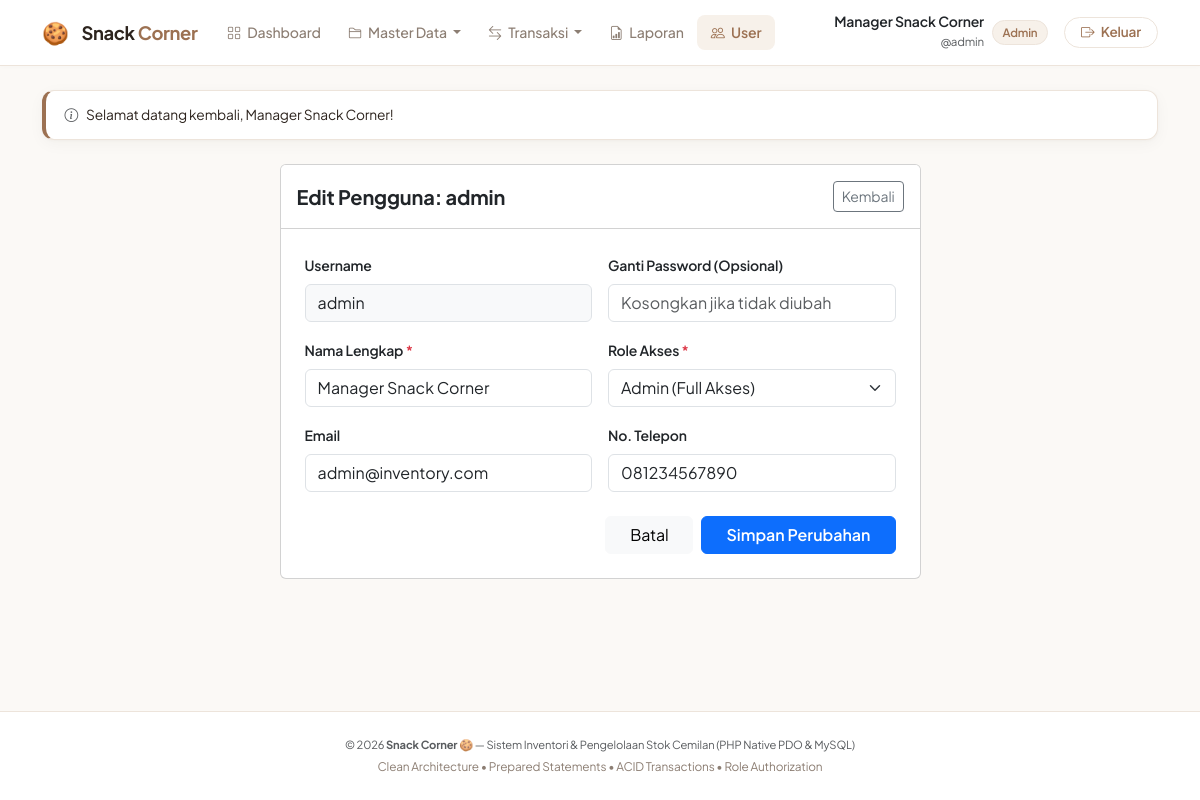
The page /public/users/edit.php?id=1 (signed in) on the database its author committed.
### tables this page shows
CREATE TABLE user_profiles (
    id INT AUTO_INCREMENT PRIMARY KEY,
    user_id INT NOT NULL UNIQUE,
    full_name VARCHAR(100) NOT NULL,
    email VARCHAR(100) NULL,
    phone VARCHAR(20) NULL,
    created_at TIMESTAMP DEFAULT CURRENT_TIMESTAMP,
    FOREIGN KEY (user_id) REFERENCES users(id) ON UPDATE CASCADE ON DELETE CASCADE
);

CREATE TABLE users (
    id INT AUTO_INCREMENT PRIMARY KEY,
    username VARCHAR(50) NOT NULL UNIQUE,
    password_hash VARCHAR(255) NOT NULL,
    role ENUM('admin', 'staff') NOT NULL DEFAULT 'staff',
    created_at TIMESTAMP DEFAULT CURRENT_TIMESTAMP
);

### helpers/auth.php (called while the page is built, shortened)
<?php
function url(string $path = ''): string
{
    $path = ltrim($path, '/');
    return BASE_URL . ($path ? '/' . $path : '');
}
function is_logged_in(): bool
{
    return isset($_SESSION['user']) && !empty($_SESSION['user']['id']);
}
function current_user(): ?array
{
    return $_SESSION['user'] ?? null;
}
function has_role($roles): bool
{
    $currentRole = $_SESSION['user']['role'] ?? '';
    return $currentRole === $roles;
}
function get_flash(): ?array
{
    if (isset($_SESSION['flash'])) {
        $flash = $_SESSION['flash'];
        return $flash;
    }
    return null;
}

### helpers/escape.php (called while the page is built, shortened)
<?php
function e($value): string
{
    return htmlspecialchars((string) $value, ENT_QUOTES, 'UTF-8');
}

### helpers/validation.php (called while the page is built, shortened)
<?php
function validate_int($value, ?int $min = null, ?int $max = null)
{
    $options = [];
    if ($min !== null) $options['min_range'] = $min;
    $filterOptions = !empty($options) ? ['options' => $options] : 0;
    return filter_var($value, FILTER_VALIDATE_INT, $filterOptions);
}

### public/users/edit.php (the view, shortened to what this page needs)
<?php
require_once __DIR__ . '/../../config/database.php';
require_once __DIR__ . '/../../helpers/escape.php';
require_once __DIR__ . '/../../helpers/auth.php';
require_once __DIR__ . '/../../helpers/validation.php';
$activeNav = 'users';
$id = validate_int($_GET['id'] ?? null, 1);
$stmt = $pdo->prepare('
    SELECT u.id, u.username, u.role, p.full_name, p.email, p.phone
    FROM users u
    LEFT JOIN user_profiles p ON p.user_id = u.id
    WHERE u.id = :id
');
$stmt->execute(['id' => $id]);
$user = $stmt->fetch();
$role = $user['role'];
$fullName = $user['full_name'];
$email = $user['email'];
$phone = $user['phone'];
include __DIR__ . '/../../views/header.php';
?>
<div class="row justify-content-center">
    <div class="col-md-7">
        <div class="card">
            <div class="card-header bg-white py-3 d-flex justify-content-between align-items-center">
                <h5 class="fw-bold mb-0 text-dark">Edit Pengguna: <?= e($user['username']) ?></h5>
                <a href="<?= url('users/index.php') ?>" class="btn btn-sm btn-outline-secondary">Kembali</a>
            </div>
            <div class="card-body p-4">
                <form method="POST" action="<?= url('users/edit.php?id=' . $id) ?>">
                    <div class="row g-3 mb-3">
                        <div class="col-md-6">
                            <label class="form-label small fw-semibold">Username</label>
                            <input type="text" class="form-control bg-light" value="<?= e($user['username']) ?>" readonly>
                        </div>
                        <div class="col-md-6">
                            <label for="password" class="form-label small fw-semibold">Ganti Password (Opsional)</label>
                            <input type="password" class="form-control" id="password" name="password" placeholder="Kosongkan jika tidak diubah" minlength="6">
                        </div>
                    </div>
                    <div class="row g-3 mb-3">
                        <div class="col-md-6">
                            <label for="full_name" class="form-label small fw-semibold">Nama Lengkap <span class="text-danger">*</span></label>
                            <input type="text" class="form-control" id="full_name" name="full_name" value="<?= e($fullName) ?>" required>
                        </div>
                        <div class="col-md-6">
                            <label for="role" class="form-label small fw-semibold">Role Akses <span class="text-danger">*</span></label>
                            <select class="form-select" id="role" name="role" required>
                                <option value="admin" <?= $role === 'admin' ? 'selected' : '' ?>>Admin (Full Akses)</option>
                            </select>
                        </div>
                    </div>
                    <div class="row g-3 mb-4">
                        <div class="col-md-6">
                            <label for="email" class="form-label small fw-semibold">Email</label>
                            <input type="email" class="form-control" id="email" name="email" value="<?= e($email) ?>">
                        </div>
                        <div class="col-md-6">
                            <label for="phone" class="form-label small fw-semibold">No. Telepon</label>
                            <input type="text" class="form-control" id="phone" name="phone" value="<?= e($phone) ?>">
                        </div>
                    </div>
                    <div class="d-flex justify-content-end gap-2">
                        <a href="<?= url('users/index.php') ?>" class="btn btn-light px-4">Batal</a>
                        <button type="submit" class="btn btn-primary px-4 fw-semibold">Simpan Perubahan</button>
                    </div>
                </form>
            </div>
        </div>
    </div>
</div>
<?php include __DIR__ . '/../../views/footer.php'; ?>

### views/header.php (shortened to what this page needs)
<?php
$currentUser = current_user();
$flash = get_flash();
?>
<!DOCTYPE html>
<html lang="id">
<head>
    <link href="https://cdn.jsdelivr.net/npm/bootstrap@5.3.3/dist/css/bootstrap.min.css" rel="stylesheet">
    <link href="https://cdn.jsdelivr.net/npm/bootstrap-icons@1.11.3/font/bootstrap-icons.css" rel="stylesheet">
    <link href="<?= url('css/style.css') ?>" rel="stylesheet">
</head>
<body>
<nav class="navbar navbar-expand-lg navbar-clean sticky-top">
    <div class="container">
        <a class="navbar-brand-clean" href="<?= url('dashboard.php') ?>">
            <span style="font-size: 1.35rem; line-height: 1;">🍪</span>
            <span class="ms-1 fw-bold" style="color: var(--text-heading); font-size: 1.15rem;">Snack <span style="color: var(--coksu-primary);">Corner</span></span>
        </a>
        <div class="collapse navbar-collapse" id="navContent">
            <ul class="navbar-nav me-auto mb-2 mb-lg-0 ms-lg-3">
                <li class="nav-item">
                    <a class="nav-link <?= ($activeNav ?? '') === 'dashboard' ? 'active' : '' ?>" href="<?= url('dashboard.php') ?>">
                        <i class="bi bi-grid me-1"></i> Dashboard
                    </a>
                </li>
                <li class="nav-item dropdown">
                    <a class="nav-link dropdown-toggle <?= in_array($activeNav ?? '', ['products', 'categories', 'suppliers']) ? 'active' : '' ?>" href="#" role="button" data-bs-toggle="dropdown">
                        <i class="bi bi-folder2 me-1"></i> Master Data
                    </a>
                </li>
                <li class="nav-item dropdown">
                    <a class="nav-link dropdown-toggle <?= ($activeNav ?? '') === 'stock' ? 'active' : '' ?>" href="#" role="button" data-bs-toggle="dropdown">
                        <i class="bi bi-arrow-left-right me-1"></i> Transaksi
                    </a>
                </li>
                <li class="nav-item">
                    <a class="nav-link <?= ($activeNav ?? '') === 'reports' ? 'active' : '' ?>" href="<?= url('reports/index.php') ?>">
                        <i class="bi bi-file-earmark-bar-graph me-1"></i> Laporan
                    </a>
                </li>
                <?php if (has_role('admin')): ?>
                <li class="nav-item">
                    <a class="nav-link <?= ($activeNav ?? '') === 'users' ? 'active' : '' ?>" href="<?= url('users/index.php') ?>">
                        <i class="bi bi-people me-1"></i> User
                    </a>
                </li>
                <?php endif; ?>
            </ul>
            <ul class="navbar-nav ms-auto align-items-center">
                <li class="nav-item me-3 d-flex align-items-center">
                    <div class="text-end me-2 d-none d-sm-block">
                        <div class="fw-semibold small text-dark lh-1"><?= e($currentUser['full_name'] ?? $currentUser['username'] ?? 'User') ?></div>
                        <small class="text-muted" style="font-size: 0.72rem;">@<?= e($currentUser['username'] ?? '') ?></small>
                    </div>
                    <span class="badge-role-pill">
                        <?= ($currentUser['role'] ?? '') === 'admin' ? 'Admin' : 'Staff' ?>
                    </span>
                </li>
                <li class="nav-item">
                    <a href="<?= url('logout.php') ?>" class="btn btn-outline-coksu btn-sm py-1 px-3" onclick="return confirm('Apakah Anda yakin ingin keluar?');">
                        <i class="bi bi-box-arrow-right me-1"></i> Keluar
                    </a>
                </li>
            </ul>
        </div>
    </div>
</nav>
<main class="main-wrapper py-4">
    <div class="container">
        <?php if ($flash): ?>
            <div class="alert-clean alert-dismissible fade show mb-4 d-flex align-items-center justify-content-between" role="alert">
                <div class="d-flex align-items-center">
                    <i class="bi bi-info-circle me-2 text-muted"></i>
                    <div><?= e($flash['message']) ?></div>
                </div>
            </div>
        <?php endif; ?>

### public/css/style.css (style rules this page uses)
:root { --coksu-primary: #9c7152; --coksu-primary-hover: #865e41; --coksu-primary-active: #724f35; --coksu-light: #f7f1ea; --coksu-light-hover: #efe4d8; --coksu-border: #ede4db; --coksu-border-subtle: #f3ece4; --body-bg: #fbf9f6; --card-bg: #ffffff; --text-heading: #2d241e; --text-body: #4a3e35; --text-muted: #8c7e73; --text-subtle: #b3a59a; --accent-success: #448358; --accent-success-bg: #eff7f2; --accent-danger: #c24d4d; --accent-danger-bg: #fdf2f2; --accent-info: #5a7d9a; --accent-info-bg: #f0f5fa; --accent-warning: #c27f38; --accent-warning-bg: #fdf7ee; --radius-sm: 8px; --radius-md: 12px; --radius-lg: 16px; --radius-pill: 50px; --shadow-subtle: 0 1px 3px rgba(60, 45, 35, 0.03), 0 4px 16px rgba(60, 45, 35, 0.04); --shadow-card: 0 2px 12px rgba(60, 45, 35, 0.035), 0 8px 24px rgba(60, 45, 35, 0.03); --shadow-dropdown: 0 10px 30px rgba(60, 45, 35, 0.08); }
body { background-color: var(--body-bg); color: var(--text-body); font-family: 'Plus Jakarta Sans', system-ui, -apple-system, sans-serif; min-height: 100vh; display: flex; flex-direction: column; letter-spacing: -0.01em; -webkit-font-smoothing: antialiased; }
.navbar-clean { background-color: #ffffff !important; border-bottom: 1px solid var(--coksu-border); padding: 0.85rem 0; box-shadow: 0 1px 4px rgba(60, 45, 35, 0.02); }
.navbar-brand-clean { display: flex; align-items: center; gap: 0.55rem; color: var(--text-heading) !important; font-weight: 700; font-size: 1.15rem; text-decoration: none; letter-spacing: -0.02em; }
.navbar-clean .nav-link { color: var(--text-muted) !important; font-weight: 500; font-size: 0.88rem; padding: 0.45rem 0.85rem !important; border-radius: var(--radius-sm); transition: color 0.15s ease, background-color 0.15s ease; }
.navbar-clean .nav-link.active { color: var(--coksu-primary) !important; font-weight: 600; background-color: var(--coksu-light); }
.btn-outline-coksu { background-color: transparent; border: 1px solid var(--coksu-border); color: var(--coksu-primary); font-weight: 600; font-size: 0.85rem; padding: 0.45rem 1.1rem; border-radius: var(--radius-pill); transition: all 0.15s ease; }
.badge-role-pill { font-size: 0.72rem; font-weight: 600; padding: 0.2rem 0.6rem; border-radius: var(--radius-pill); background-color: var(--coksu-light); color: var(--coksu-primary); border: 1px solid var(--coksu-border); }
.alert-clean { background-color: #ffffff; border: 1px solid var(--coksu-border); border-left: 4px solid var(--coksu-primary); border-radius: var(--radius-md); padding: 0.85rem 1.15rem; font-size: 0.86rem; color: var(--text-heading); box-shadow: var(--shadow-subtle); }

### rows shown on the page
user_profiles: full_name "Manager Snack Corner", user.username "admin", email "admin@inventory.com", phone "081234567890"
users: role "Admin (Full Akses)"

### other values the page prints
$flash['message'] "Selamat datang kembali, Manager Snack Corner!"
